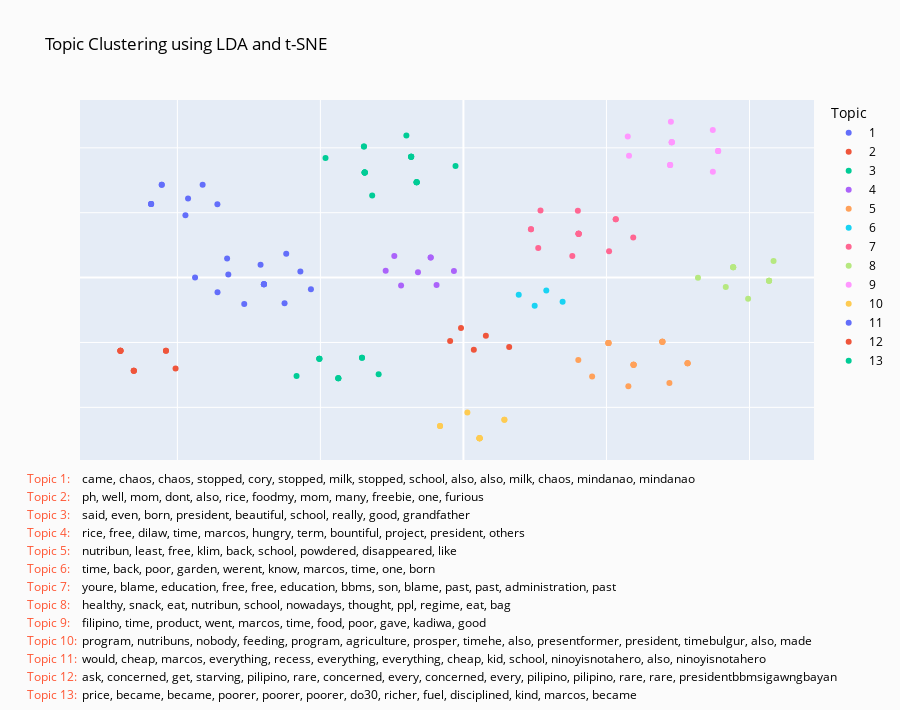

Notebook code for this chart:
### Code cell
# Plot tweets as colored points
df_topics_cluster.sort_values(
    'Cluster', key=lambda x: pd.to_numeric(x, errors='coerce'), inplace=True)

fig = px.scatter(df_topics_cluster, x='X', y='Y', color='Cluster',
                 title='Topic Clustering using LDA and t-SNE',
                 hover_name='Tweet',
                 hover_data={'X': False, 'Y': False, 'Cluster': False, 'Tweet': False, 'Breakdown': True})

for i, keyword in enumerate(df_topics['Keywords']):
    fig.add_annotation(
        x=-0.075,
        y=-0.2*(i/4)-0.08,
        text=f"Topic {i+1}:",
        showarrow=False,
        xref='paper',
        yref='paper',
        align='left',
        font=dict(color='#FF5533')
    )
    fig.add_annotation(
        x=0,
        y=-0.2*(i/4)-0.08,
        text=keyword.replace(' ', ', '),
        showarrow=False,
        xref='paper',
        yref='paper',
        align='left',
        font=dict(color='black')
    )

fig.update_layout(height=710,
                  xaxis_title='', yaxis_title='',
                  margin=dict(b=250),
                  paper_bgcolor='#fbfbfb',
                  title=dict(font=dict(color='black')),
                  legend=dict(title="Topic", font=dict(color='black')))
fig.update_xaxes(showticklabels=False)
fig.update_yaxes(showticklabels=False)
fig.show()
